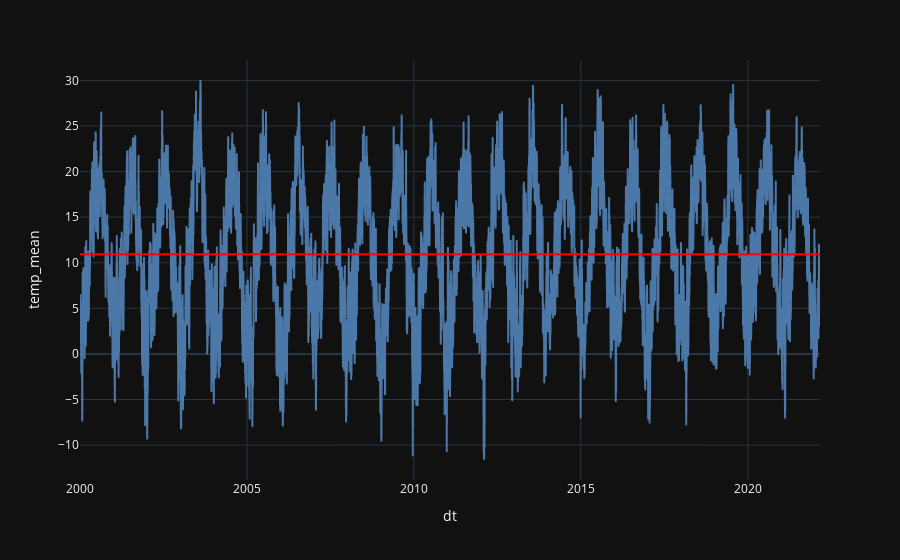

Source (notebook cell):
### Code cell
fig = px.scatter(df_per_day, x=df_per_day.index, y='temp_mean', template = 'plotly_dark',
                 color_discrete_sequence = px.colors.qualitative.T10,
                 trendline = 'ols')
fig.update_traces(mode = 'lines')
fig.data[-1].line.color = 'red'
fig.show()

### Figure 1 — Plotly figure (JSON) as saved in the notebook; plotly's stock layout.template omitted (floating-point values rounded to 4 significant figures; data arrays with more than 128 entries replaced by an {"elided": "..."} marker saying what was removed)
{"data": [{"hovertemplate": "dt=%{x}<br>temp_mean=%{y}<extra></extra>", "legendgroup": "", "marker": {"color": "#4C78A8", "symbol": "circle"}, "mode": "lines", "name": "", "showlegend": false, "type": "scattergl", "x": {"elided": "8096 str values"}, "xaxis": "x", "y": {"elided": "8096 float values"}, "yaxis": "y"}, {"hovertemplate": "<b>OLS trendline</b><br>temp_mean = 0.00278179 * dt + 10.9272<br>R<sup>2</sup>=0.000000<br><br>dt=%{x}<br>temp_mean=%{y} <b>(trend)</b><extra></extra>", "legendgroup": "", "line": {"color": "red"}, "marker": {"color": "#4C78A8", "symbol": "circle"}, "mode": "lines", "name": "", "showlegend": false, "type": "scattergl", "x": {"elided": "8096 str values"}, "xaxis": "x", "y": {"elided": "8096 float values"}, "yaxis": "y"}], "layout": {"legend": {"tracegroupgap": 0}, "margin": {"t": 60}, "xaxis": {"anchor": "y", "domain": [0, 1], "title": {"text": "dt"}}, "yaxis": {"anchor": "x", "domain": [0, 1], "title": {"text": "temp_mean"}}}}
